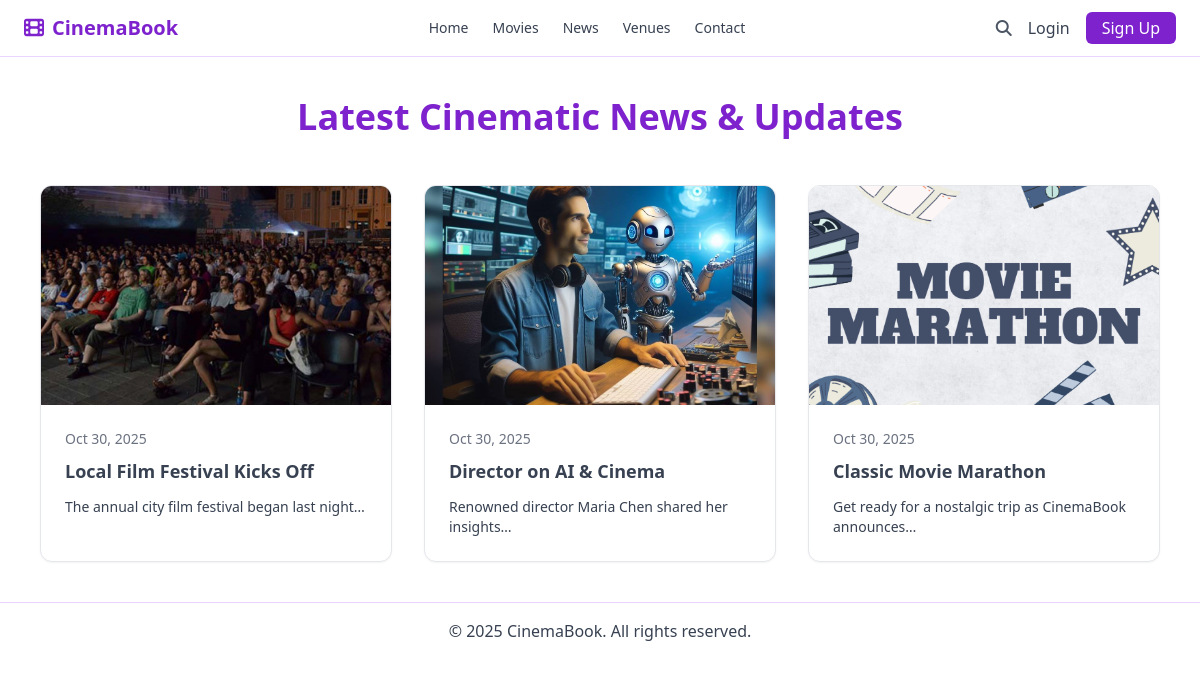
Screenshot of /public/frontend/pages/news.php with the database file from the repository.
### tables this page shows
CREATE TABLE IF NOT EXISTS news (
  id INT AUTO_INCREMENT PRIMARY KEY,
  img VARCHAR(255) NOT NULL,
  title VARCHAR(255) NOT NULL,
  excerpt TEXT NOT NULL,
  url VARCHAR(255) NOT NULL,
  created_at TIMESTAMP DEFAULT CURRENT_TIMESTAMP,
  updated_at TIMESTAMP DEFAULT CURRENT_TIMESTAMP ON UPDATE CURRENT_TIMESTAMP
);

### app/config/database.php (called while the page is built, shortened)
<?php
function getDBConnection() {
  static $connection = null;
  if ($connection === null) {
    $connection = new mysqli(DB_HOST, DB_USER, DB_PASS, DB_NAME);
    $connection->set_charset('utf8mb4');
  }
  return $connection;
}
function executeQuery($query) {
  $conn = getDBConnection();
  $result = $conn->query($query);
  $data = [];
  while ($row = $result->fetch_assoc()) {
    $data[] = $row;
  }
  return $data;
}

### app/core/database.php (called while the page is built, shortened)
<?php
require_once __DIR__ . '/../config/database.php';
function getImagePath($imagePath) {
  $filename = basename($imagePath);
  return '/Cinema/assets/img/' . $filename;
}

### public/frontend/pages/news.php (the view)
<?php include dirname(__DIR__) . '/partials/header.php'; ?>
<?php
require_once __DIR__ . '/../../../app/config/database.php';
require_once __DIR__ . '/../../../app/core/database.php';
try {
    $news = executeQuery("SELECT title, excerpt, img, created_at FROM news ORDER BY created_at DESC LIMIT 10");
} catch (Exception $e) {
    $news = [];
    $error = "Unable to load news. Please try again later.";
}
?>
<main class="max-w-6xl mx-auto px-4 py-10 space-y-12">
  <h1 class="text-3xl md:text-4xl font-extrabold text-center text-purple-700">
    Latest Cinematic News & Updates
  </h1>
  <?php if (isset($error)): ?>
    <div class="text-center text-red-600 bg-red-50 p-6 rounded-lg">
      <?= htmlspecialchars($error) ?>
    </div>
  <?php else: ?>
    <div class="grid gap-8 md:grid-cols-2 lg:grid-cols-3">
      <?php foreach ($news as $article): ?>
        <article class="bg-white rounded-xl border shadow-sm overflow-hidden hover:shadow-md transition-shadow">
          <div class="aspect-[16/10] overflow-hidden">
            <img src="<?= getImagePath($article['img']) ?>"
                 alt="<?= htmlspecialchars($article['title']) ?>"
                 class="w-full h-full object-cover">
          </div>
          <div class="p-6">
            <div class="text-sm text-gray-500 mb-2">
              <?= date('M j, Y', strtotime($article['created_at'])) ?>
            </div>
            <h3 class="font-semibold text-lg mb-3"><?= htmlspecialchars($article['title']) ?></h3>
            <p class="text-sm text-gray-700"><?= htmlspecialchars($article['excerpt']) ?></p>
          </div>
        </article>
      <?php endforeach; ?>
    </div>
  <?php endif; ?>
</main>
<?php include dirname(__DIR__) . '/partials/footer.php'; ?>

### rows the page displays
news: img (picture), created_at "Oct 30, 2025", title "Local Film Festival Kicks Off", excerpt "The annual city film festival began last night…"
news: img (picture), created_at "Oct 30, 2025", title "Director on AI & Cinema", excerpt "Renowned director Maria Chen shared her insights…"
news: img (picture), created_at "Oct 30, 2025", title "Classic Movie Marathon", excerpt "Get ready for a nostalgic trip as CinemaBook announces…"

### other values shown
$item['label'] "Home"
$item['label'] "Movies"
$item['label'] "News"
$item['label'] "Venues"
$item['label'] "Contact"
